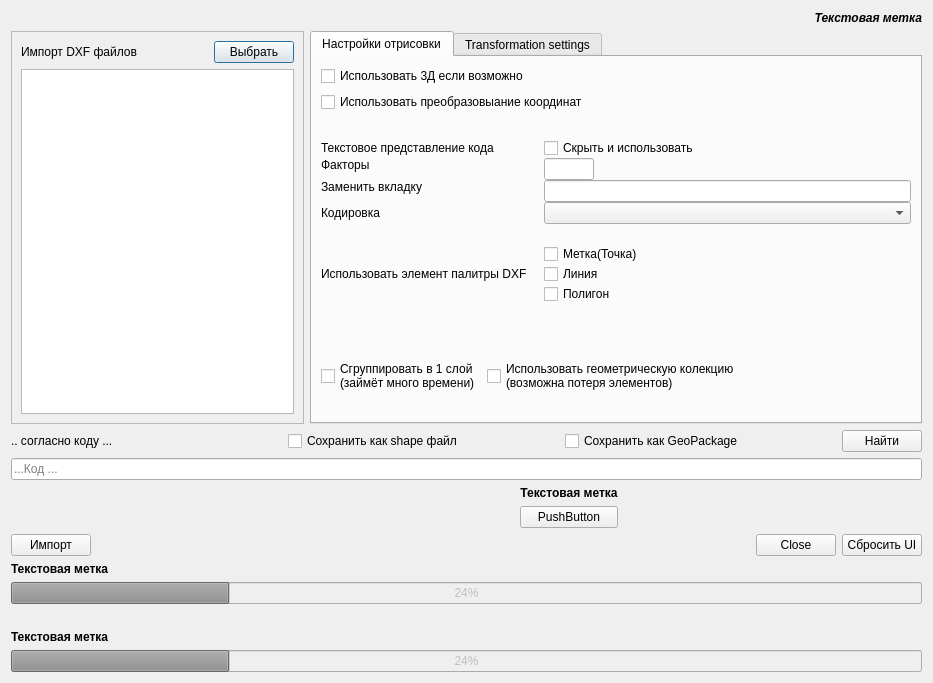
<?xml version="1.0" encoding="UTF-8"?>
<ui version="4.0">
 <class>clsADXF2ShapeDialogBase</class>
 <widget class="QDialog" name="clsADXF2ShapeDialogBase">
  <property name="geometry">
   <rect>
    <x>0</x>
    <y>0</y>
    <width>933</width>
    <height>683</height>
   </rect>
  </property>
  <property name="sizePolicy">
   <sizepolicy hsizetype="Preferred" vsizetype="Preferred">
    <horstretch>0</horstretch>
    <verstretch>0</verstretch>
   </sizepolicy>
  </property>
  <property name="windowTitle">
   <string>EZUSoft: Another DXF Import / DXF2Shape Converter</string>
  </property>
  <layout class="QVBoxLayout" name="verticalLayout_7">
   <item>
    <widget class="QLabel" name="lbGDAL">
     <property name="font">
      <font>
       <weight>75</weight>
       <italic>true</italic>
       <bold>true</bold>
      </font>
     </property>
     <property name="text">
      <string>Текстовая метка</string>
     </property>
     <property name="alignment">
      <set>Qt::AlignRight|Qt::AlignTrailing|Qt::AlignVCenter</set>
     </property>
    </widget>
   </item>
   <item>
    <layout class="QHBoxLayout" name="horizontalLayout">
     <property name="spacing">
      <number>6</number>
     </property>
     <item>
      <widget class="QFrame" name="frame">
       <property name="sizePolicy">
        <sizepolicy hsizetype="Expanding" vsizetype="Expanding">
         <horstretch>0</horstretch>
         <verstretch>0</verstretch>
        </sizepolicy>
       </property>
       <property name="minimumSize">
        <size>
         <width>0</width>
         <height>0</height>
        </size>
       </property>
       <property name="frameShape">
        <enum>QFrame::StyledPanel</enum>
       </property>
       <property name="frameShadow">
        <enum>QFrame::Raised</enum>
       </property>
       <layout class="QGridLayout" name="gridLayout_12">
        <item row="2" column="0" colspan="2">
         <widget class="QListWidget" name="listDXFDatNam">
          <property name="enabled">
           <bool>true</bool>
          </property>
          <property name="sizePolicy">
           <sizepolicy hsizetype="Expanding" vsizetype="Expanding">
            <horstretch>0</horstretch>
            <verstretch>0</verstretch>
           </sizepolicy>
          </property>
          <property name="horizontalScrollBarPolicy">
           <enum>Qt::ScrollBarAlwaysOff</enum>
          </property>
          <property name="dragDropMode">
           <enum>QAbstractItemView::DropOnly</enum>
          </property>
         </widget>
        </item>
        <item row="0" column="1">
         <widget class="QPushButton" name="browseDXFDatei">
          <property name="sizePolicy">
           <sizepolicy hsizetype="Fixed" vsizetype="Fixed">
            <horstretch>0</horstretch>
            <verstretch>0</verstretch>
           </sizepolicy>
          </property>
          <property name="locale">
           <locale language="English" country="UnitedKingdom"/>
          </property>
          <property name="text">
           <string>Выбрать</string>
          </property>
         </widget>
        </item>
        <item row="0" column="0">
         <widget class="QLabel" name="lbDXF">
          <property name="sizePolicy">
           <sizepolicy hsizetype="Preferred" vsizetype="Preferred">
            <horstretch>0</horstretch>
            <verstretch>0</verstretch>
           </sizepolicy>
          </property>
          <property name="text">
           <string>Импорт DXF файлов</string>
          </property>
         </widget>
        </item>
       </layout>
      </widget>
     </item>
     <item>
      <widget class="QTabWidget" name="tabSetting">
       <property name="sizePolicy">
        <sizepolicy hsizetype="Expanding" vsizetype="Expanding">
         <horstretch>0</horstretch>
         <verstretch>0</verstretch>
        </sizepolicy>
       </property>
       <property name="minimumSize">
        <size>
         <width>0</width>
         <height>0</height>
        </size>
       </property>
       <property name="currentIndex">
        <number>0</number>
       </property>
       <widget class="QWidget" name="tabDesign">
        <attribute name="title">
         <string>Настройки отрисовки</string>
        </attribute>
        <layout class="QVBoxLayout" name="verticalLayout_6">
         <item>
          <widget class="QCheckBox" name="chk3D">
           <property name="text">
            <string>Использовать 3Д если возможно</string>
           </property>
          </widget>
         </item>
         <item>
          <widget class="QCheckBox" name="chkTransform">
           <property name="text">
            <string>Использовать преобразовыание координат</string>
           </property>
          </widget>
         </item>
         <item>
          <spacer name="verticalSpacer_3">
           <property name="orientation">
            <enum>Qt::Vertical</enum>
           </property>
           <property name="sizeType">
            <enum>QSizePolicy::Minimum</enum>
           </property>
           <property name="sizeHint" stdset="0">
            <size>
             <width>20</width>
             <height>20</height>
            </size>
           </property>
          </spacer>
         </item>
         <item>
          <layout class="QFormLayout" name="formLayout">
           <property name="horizontalSpacing">
            <number>17</number>
           </property>
           <property name="verticalSpacing">
            <number>0</number>
           </property>
           <item row="0" column="0">
            <widget class="QLabel" name="lbFormat">
             <property name="sizePolicy">
              <sizepolicy hsizetype="Expanding" vsizetype="Preferred">
               <horstretch>0</horstretch>
               <verstretch>0</verstretch>
              </sizepolicy>
             </property>
             <property name="text">
              <string>Текстовое представление кода</string>
             </property>
            </widget>
           </item>
           <item row="1" column="0">
            <widget class="QLabel" name="lbFaktor">
             <property name="sizePolicy">
              <sizepolicy hsizetype="Minimum" vsizetype="Fixed">
               <horstretch>0</horstretch>
               <verstretch>0</verstretch>
              </sizepolicy>
             </property>
             <property name="maximumSize">
              <size>
               <width>50</width>
               <height>16777215</height>
              </size>
             </property>
             <property name="text">
              <string>Факторы</string>
             </property>
            </widget>
           </item>
           <item row="0" column="1">
            <widget class="QCheckBox" name="chkUseTextFormat">
             <property name="sizePolicy">
              <sizepolicy hsizetype="Expanding" vsizetype="Preferred">
               <horstretch>0</horstretch>
               <verstretch>0</verstretch>
              </sizepolicy>
             </property>
             <property name="text">
              <string>Скрыть и использовать</string>
             </property>
            </widget>
           </item>
           <item row="2" column="0">
            <widget class="QLabel" name="lblErsatz4Tab">
             <property name="sizePolicy">
              <sizepolicy hsizetype="Minimum" vsizetype="Fixed">
               <horstretch>0</horstretch>
               <verstretch>0</verstretch>
              </sizepolicy>
             </property>
             <property name="text">
              <string>Заменить вкладку</string>
             </property>
            </widget>
           </item>
           <item row="3" column="0">
            <widget class="QLabel" name="lblCharSet">
             <property name="text">
              <string>Кодировка</string>
             </property>
             <property name="alignment">
              <set>Qt::AlignLeading|Qt::AlignLeft|Qt::AlignVCenter</set>
             </property>
            </widget>
           </item>
           <item row="1" column="1">
            <widget class="QLineEdit" name="txtFaktor">
             <property name="sizePolicy">
              <sizepolicy hsizetype="Minimum" vsizetype="Fixed">
               <horstretch>0</horstretch>
               <verstretch>0</verstretch>
              </sizepolicy>
             </property>
             <property name="maximumSize">
              <size>
               <width>50</width>
               <height>16777215</height>
              </size>
             </property>
            </widget>
           </item>
           <item row="2" column="1">
            <widget class="QLineEdit" name="txtErsatz4Tab">
             <property name="sizePolicy">
              <sizepolicy hsizetype="Minimum" vsizetype="Fixed">
               <horstretch>0</horstretch>
               <verstretch>0</verstretch>
              </sizepolicy>
             </property>
            </widget>
           </item>
           <item row="3" column="1">
            <widget class="QComboBox" name="cbCharSet"/>
           </item>
           <item row="5" column="1">
            <widget class="QCheckBox" name="chkUseColor4Point">
             <property name="text">
              <string>Метка(Точка)</string>
             </property>
            </widget>
           </item>
           <item row="6" column="1">
            <widget class="QCheckBox" name="chkUseColor4Line">
             <property name="text">
              <string>Линия</string>
             </property>
            </widget>
           </item>
           <item row="7" column="1">
            <widget class="QCheckBox" name="chkUseColor4Poly">
             <property name="text">
              <string>Полигон</string>
             </property>
            </widget>
           </item>
           <item row="6" column="0">
            <widget class="QLabel" name="lbColor">
             <property name="sizePolicy">
              <sizepolicy hsizetype="Preferred" vsizetype="Preferred">
               <horstretch>0</horstretch>
               <verstretch>0</verstretch>
              </sizepolicy>
             </property>
             <property name="text">
              <string>Использовать элемент палитры DXF</string>
             </property>
            </widget>
           </item>
           <item row="4" column="1">
            <spacer name="horizontalSpacer_3">
             <property name="orientation">
              <enum>Qt::Horizontal</enum>
             </property>
             <property name="sizeHint" stdset="0">
              <size>
               <width>40</width>
               <height>20</height>
              </size>
             </property>
            </spacer>
           </item>
          </layout>
         </item>
         <item>
          <spacer name="verticalSpacer">
           <property name="orientation">
            <enum>Qt::Vertical</enum>
           </property>
           <property name="sizeType">
            <enum>QSizePolicy::Minimum</enum>
           </property>
           <property name="sizeHint" stdset="0">
            <size>
             <width>20</width>
             <height>20</height>
            </size>
           </property>
          </spacer>
         </item>
         <item>
          <layout class="QGridLayout" name="gridLayout_3" rowstretch="0,0">
           <item row="1" column="2">
            <widget class="QCheckBox" name="chkCol">
             <property name="sizePolicy">
              <sizepolicy hsizetype="Fixed" vsizetype="Fixed">
               <horstretch>0</horstretch>
               <verstretch>0</verstretch>
              </sizepolicy>
             </property>
             <property name="toolTip">
              <string>&lt;html&gt;&lt;head/&gt;&lt;body&gt;&lt;p&gt;Преобразует обьединяемые юлоки в геометрические фигуры из коллекции&lt;/p&gt;&lt;p&gt;If there is a symbol of the polygon &lt;span style=&quot; font-weight:600;&quot;&gt;and&lt;/span&gt; line can not be generated by this symbol, because ESRI shapefiles can only store one kind of geometry per layer.&lt;/p&gt;&lt;p&gt;&lt;br/&gt;&lt;/p&gt;&lt;/body&gt;&lt;/html&gt;</string>
             </property>
             <property name="layoutDirection">
              <enum>Qt::LeftToRight</enum>
             </property>
             <property name="text">
              <string>Использовать геометрическую колекцию 
(возможна потеря элементов)</string>
             </property>
             <property name="autoRepeat">
              <bool>false</bool>
             </property>
             <property name="autoExclusive">
              <bool>false</bool>
             </property>
            </widget>
           </item>
           <item row="1" column="1" alignment="Qt::AlignVCenter">
            <widget class="QCheckBox" name="chkLay">
             <property name="sizePolicy">
              <sizepolicy hsizetype="Fixed" vsizetype="Fixed">
               <horstretch>0</horstretch>
               <verstretch>0</verstretch>
              </sizepolicy>
             </property>
             <property name="text">
              <string>Сгруппировать в 1 слой
(займёт много времени)</string>
             </property>
            </widget>
           </item>
           <item row="1" column="3">
            <layout class="QVBoxLayout" name="verticalLayout_5">
             <item>
              <spacer name="horizontalSpacer_2">
               <property name="orientation">
                <enum>Qt::Horizontal</enum>
               </property>
               <property name="sizeType">
                <enum>QSizePolicy::Expanding</enum>
               </property>
               <property name="sizeHint" stdset="0">
                <size>
                 <width>40</width>
                 <height>20</height>
                </size>
               </property>
              </spacer>
             </item>
            </layout>
           </item>
          </layout>
         </item>
         <item>
          <spacer name="verticalSpacer_4">
           <property name="orientation">
            <enum>Qt::Vertical</enum>
           </property>
           <property name="sizeType">
            <enum>QSizePolicy::Minimum</enum>
           </property>
           <property name="sizeHint" stdset="0">
            <size>
             <width>20</width>
             <height>20</height>
            </size>
           </property>
          </spacer>
         </item>
        </layout>
        <zorder>chkTransform</zorder>
        <zorder>verticalSpacer_3</zorder>
        <zorder>verticalSpacer_4</zorder>
        <zorder>chk3D</zorder>
        <zorder></zorder>
        <zorder>verticalSpacer</zorder>
       </widget>
       <widget class="QWidget" name="tabTransform">
        <attribute name="title">
         <string>Transformation settings</string>
        </attribute>
        <layout class="QVBoxLayout" name="verticalLayout_4">
         <item>
          <layout class="QGridLayout" name="gridLayout_11">
           <item row="0" column="0">
            <layout class="QHBoxLayout" name="horizontalLayout">
             <item>
              <widget class="QGroupBox" name="grpTType">
               <property name="sizePolicy">
                <sizepolicy hsizetype="Minimum" vsizetype="Preferred">
                 <horstretch>0</horstretch>
                 <verstretch>0</verstretch>
                </sizepolicy>
               </property>
               <property name="title">
                <string>Type of input</string>
               </property>
               <layout class="QVBoxLayout" name="verticalLayout_2">
                <item>
                 <widget class="QRadioButton" name="optTParam">
                  <property name="text">
                   <string>Parameterset</string>
                  </property>
                  <property name="checked">
                   <bool>true</bool>
                  </property>
                 </widget>
                </item>
                <item>
                 <widget class="QRadioButton" name="optTWld">
                  <property name="text">
                   <string>Worldfile(*.wld)</string>
                  </property>
                 </widget>
                </item>
                <item>
                 <widget class="QRadioButton" name="optTPoint">
                  <property name="text">
                   <string>Indentical Points</string>
                  </property>
                 </widget>
                </item>
                <item>
                 <widget class="QComboBox" name="cbTArt"/>
                </item>
                <item>
                 <widget class="QLabel" name="lbT4Wld">
                  <property name="text">
                   <string/>
                  </property>
                 </widget>
                </item>
               </layout>
              </widget>
             </item>
             <item>
              <widget class="QGroupBox" name="grpTParam">
               <property name="sizePolicy">
                <sizepolicy hsizetype="Minimum" vsizetype="Fixed">
                 <horstretch>0</horstretch>
                 <verstretch>0</verstretch>
                </sizepolicy>
               </property>
               <property name="title">
                <string>Parameter</string>
               </property>
               <layout class="QVBoxLayout" name="verticalLayout_8">
                <item>
                 <layout class="QGridLayout" name="gridLayout_5">
                  <item row="0" column="0">
                   <widget class="QLabel" name="lbTXOff">
                    <property name="text">
                     <string>X Offset</string>
                    </property>
                   </widget>
                  </item>
                  <item row="0" column="1">
                   <widget class="QLineEdit" name="leTXOff">
                    <property name="sizePolicy">
                     <sizepolicy hsizetype="Fixed" vsizetype="Fixed">
                      <horstretch>0</horstretch>
                      <verstretch>0</verstretch>
                     </sizepolicy>
                    </property>
                   </widget>
                  </item>
                  <item row="1" column="0">
                   <widget class="QLabel" name="lbTYOff">
                    <property name="text">
                     <string>Y Offset</string>
                    </property>
                   </widget>
                  </item>
                  <item row="1" column="1">
                   <widget class="QLineEdit" name="leTYOff">
                    <property name="sizePolicy">
                     <sizepolicy hsizetype="Fixed" vsizetype="Fixed">
                      <horstretch>0</horstretch>
                      <verstretch>0</verstretch>
                     </sizepolicy>
                    </property>
                   </widget>
                  </item>
                  <item row="2" column="0">
                   <widget class="QLabel" name="lbTScale">
                    <property name="text">
                     <string>Scale 1: </string>
                    </property>
                   </widget>
                  </item>
                  <item row="2" column="1">
                   <widget class="QLineEdit" name="leTScale">
                    <property name="sizePolicy">
                     <sizepolicy hsizetype="Fixed" vsizetype="Fixed">
                      <horstretch>0</horstretch>
                      <verstretch>0</verstretch>
                     </sizepolicy>
                    </property>
                   </widget>
                  </item>
                 </layout>
                </item>
               </layout>
              </widget>
             </item>
            </layout>
           </item>
           <item row="0" column="1">
            <widget class="QTableWidget" name="tabTPoints">
             <property name="sizePolicy">
              <sizepolicy hsizetype="Expanding" vsizetype="Expanding">
               <horstretch>0</horstretch>
               <verstretch>0</verstretch>
              </sizepolicy>
             </property>
             <property name="rowCount">
              <number>4</number>
             </property>
             <property name="columnCount">
              <number>4</number>
             </property>
             <row/>
             <row/>
             <row/>
             <row/>
             <column>
              <property name="text">
               <string>ungeoref X</string>
              </property>
             </column>
             <column>
              <property name="text">
               <string>ungeoref Y</string>
              </property>
             </column>
             <column>
              <property name="text">
               <string>georef X</string>
              </property>
             </column>
             <column>
              <property name="text">
               <string>georef Y</string>
              </property>
             </column>
            </widget>
           </item>
          </layout>
         </item>
        </layout>
       </widget>
      </widget>
     </item>
    </layout>
   </item>
   <item>
    <layout class="QGridLayout" name="gridLayout_2">
     <item row="1" column="0" colspan="4">
      <widget class="QLineEdit" name="txtZielPfad">
       <property name="sizePolicy">
        <sizepolicy hsizetype="Expanding" vsizetype="Fixed">
         <horstretch>2</horstretch>
         <verstretch>0</verstretch>
        </sizepolicy>
       </property>
       <property name="locale">
        <locale language="English" country="UnitedKingdom"/>
       </property>
       <property name="placeholderText">
        <string>...Код ...</string>
       </property>
      </widget>
     </item>
     <item row="0" column="1">
      <widget class="QCheckBox" name="chkSHP">
       <property name="text">
        <string>Сохранить как shape файл</string>
       </property>
      </widget>
     </item>
     <item row="0" column="2">
      <widget class="QCheckBox" name="chkGPKG">
       <property name="text">
        <string>Сохранить как GeoPackage</string>
       </property>
      </widget>
     </item>
     <item row="0" column="0">
      <widget class="QLabel" name="lbOutput">
       <property name="text">
        <string>.. согласно коду ...</string>
       </property>
      </widget>
     </item>
     <item row="0" column="3">
      <widget class="QPushButton" name="browseZielPfadOrDatei">
       <property name="sizePolicy">
        <sizepolicy hsizetype="Fixed" vsizetype="Fixed">
         <horstretch>0</horstretch>
         <verstretch>0</verstretch>
        </sizepolicy>
       </property>
       <property name="locale">
        <locale language="English" country="UnitedKingdom"/>
       </property>
       <property name="text">
        <string>Найти</string>
       </property>
      </widget>
     </item>
    </layout>
   </item>
   <item>
    <layout class="QGridLayout" name="gridLayout_7">
     <item row="0" column="1">
      <layout class="QGridLayout" name="gridLayout_8">
       <item row="3" column="6">
        <widget class="QPushButton" name="btnReset">
         <property name="text">
          <string>Сбросить UI</string>
         </property>
        </widget>
       </item>
       <item row="3" column="3">
        <spacer name="horizontalSpacer_9">
         <property name="orientation">
          <enum>Qt::Horizontal</enum>
         </property>
         <property name="sizeHint" stdset="0">
          <size>
           <width>40</width>
           <height>20</height>
          </size>
         </property>
        </spacer>
       </item>
       <item row="3" column="1">
        <spacer name="horizontalSpacer_5">
         <property name="orientation">
          <enum>Qt::Horizontal</enum>
         </property>
         <property name="sizeHint" stdset="0">
          <size>
           <width>0</width>
           <height>0</height>
          </size>
         </property>
        </spacer>
       </item>
       <item row="2" column="4">
        <widget class="QPushButton" name="btnDonate">
         <property name="text">
          <string>PushButton</string>
         </property>
        </widget>
       </item>
       <item row="2" column="5">
        <spacer name="horizontalSpacer_6">
         <property name="orientation">
          <enum>Qt::Horizontal</enum>
         </property>
         <property name="sizeHint" stdset="0">
          <size>
           <width>0</width>
           <height>0</height>
          </size>
         </property>
        </spacer>
       </item>
       <item row="3" column="5" alignment="Qt::AlignBottom">
        <widget class="QDialogButtonBox" name="button_box">
         <property name="orientation">
          <enum>Qt::Horizontal</enum>
         </property>
         <property name="standardButtons">
          <set>QDialogButtonBox::Close</set>
         </property>
        </widget>
       </item>
       <item row="1" column="4">
        <widget class="QLabel" name="lbDonate">
         <property name="font">
          <font>
           <weight>75</weight>
           <bold>true</bold>
          </font>
         </property>
         <property name="text">
          <string>Текстовая метка</string>
         </property>
         <property name="alignment">
          <set>Qt::AlignCenter</set>
         </property>
        </widget>
       </item>
       <item row="3" column="0">
        <widget class="QPushButton" name="btnStart">
         <property name="text">
          <string>Импорт</string>
         </property>
        </widget>
       </item>
      </layout>
     </item>
    </layout>
   </item>
   <item>
    <layout class="QVBoxLayout" name="verticalLayout_9"/>
   </item>
   <item>
    <layout class="QGridLayout" name="gridLayout_4"/>
   </item>
   <item>
    <layout class="QVBoxLayout" name="verticalLayout_3">
     <item>
      <widget class="QLabel" name="lbDatAktion">
       <property name="font">
        <font>
         <weight>75</weight>
         <bold>true</bold>
        </font>
       </property>
       <property name="text">
        <string>Текстовая метка</string>
       </property>
      </widget>
     </item>
     <item>
      <widget class="QProgressBar" name="pgDatBar">
       <property name="enabled">
        <bool>false</bool>
       </property>
       <property name="value">
        <number>24</number>
       </property>
       <property name="textVisible">
        <bool>true</bool>
       </property>
      </widget>
     </item>
    </layout>
   </item>
   <item>
    <layout class="QGridLayout" name="gridLayout_10">
     <item row="0" column="0">
      <spacer name="horizontalSpacer_7">
       <property name="orientation">
        <enum>Qt::Horizontal</enum>
       </property>
       <property name="sizeHint" stdset="0">
        <size>
         <width>40</width>
         <height>0</height>
        </size>
       </property>
      </spacer>
     </item>
     <item row="0" column="2">
      <spacer name="horizontalSpacer_8">
       <property name="orientation">
        <enum>Qt::Horizontal</enum>
       </property>
       <property name="sizeHint" stdset="0">
        <size>
         <width>40</width>
         <height>0</height>
        </size>
       </property>
      </spacer>
     </item>
     <item row="0" column="1" alignment="Qt::AlignHCenter|Qt::AlignVCenter">
      <widget class="QLabel" name="lbIcon">
       <property name="enabled">
        <bool>true</bool>
       </property>
       <property name="sizePolicy">
        <sizepolicy hsizetype="Fixed" vsizetype="Fixed">
         <horstretch>0</horstretch>
         <verstretch>0</verstretch>
        </sizepolicy>
       </property>
       <property name="maximumSize">
        <size>
         <width>80</width>
         <height>80</height>
        </size>
       </property>
       <property name="text">
        <string/>
       </property>
       <property name="pixmap">
        <pixmap>../../DXF-PostGIS-Converter-main/src/plugins/dxf_tools/AnotherDXF2Shape:icon.png</pixmap>
       </property>
       <property name="scaledContents">
        <bool>true</bool>
       </property>
       <property name="alignment">
        <set>Qt::AlignRight|Qt::AlignTop|Qt::AlignTrailing</set>
       </property>
      </widget>
     </item>
    </layout>
   </item>
   <item>
    <layout class="QVBoxLayout" name="verticalLayout">
     <item>
      <widget class="QLabel" name="lbAktion">
       <property name="font">
        <font>
         <weight>75</weight>
         <bold>true</bold>
        </font>
       </property>
       <property name="text">
        <string>Текстовая метка</string>
       </property>
      </widget>
     </item>
     <item>
      <widget class="QProgressBar" name="pgBar">
       <property name="enabled">
        <bool>false</bool>
       </property>
       <property name="value">
        <number>24</number>
       </property>
       <property name="textVisible">
        <bool>true</bool>
       </property>
      </widget>
     </item>
    </layout>
   </item>
  </layout>
 </widget>
 <resources/>
 <connections>
  <connection>
   <sender>button_box</sender>
   <signal>accepted()</signal>
   <receiver>clsADXF2ShapeDialogBase</receiver>
   <slot>accept()</slot>
   <hints>
    <hint type="sourcelabel">
     <x>20</x>
     <y>20</y>
    </hint>
    <hint type="destinationlabel">
     <x>20</x>
     <y>20</y>
    </hint>
   </hints>
  </connection>
  <connection>
   <sender>button_box</sender>
   <signal>rejected()</signal>
   <receiver>clsADXF2ShapeDialogBase</receiver>
   <slot>reject()</slot>
   <hints>
    <hint type="sourcelabel">
     <x>20</x>
     <y>20</y>
    </hint>
    <hint type="destinationlabel">
     <x>20</x>
     <y>20</y>
    </hint>
   </hints>
  </connection>
 </connections>
</ui>
